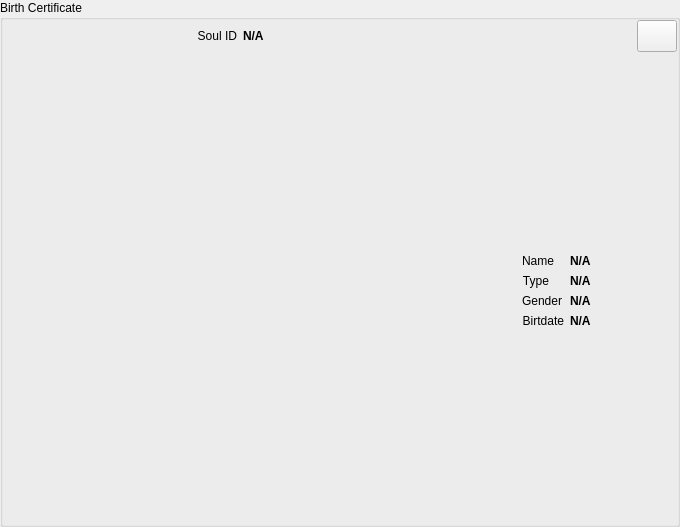
<?xml version="1.0" encoding="UTF-8"?>
<ui version="4.0">
 <class>PortableIDWidget</class>
 <widget class="QWidget" name="PortableIDWidget">
  <property name="geometry">
   <rect>
    <x>0</x>
    <y>0</y>
    <width>680</width>
    <height>527</height>
   </rect>
  </property>
  <property name="sizePolicy">
   <sizepolicy hsizetype="MinimumExpanding" vsizetype="MinimumExpanding">
    <horstretch>0</horstretch>
    <verstretch>0</verstretch>
   </sizepolicy>
  </property>
  <property name="windowTitle">
   <string>Form</string>
  </property>
  <layout class="QVBoxLayout" name="verticalLayout_2">
   <property name="leftMargin">
    <number>0</number>
   </property>
   <property name="topMargin">
    <number>0</number>
   </property>
   <property name="rightMargin">
    <number>0</number>
   </property>
   <property name="bottomMargin">
    <number>0</number>
   </property>
   <item>
    <widget class="QStackedWidget" name="stackedWidget">
     <property name="sizePolicy">
      <sizepolicy hsizetype="MinimumExpanding" vsizetype="MinimumExpanding">
       <horstretch>0</horstretch>
       <verstretch>0</verstretch>
      </sizepolicy>
     </property>
     <property name="currentIndex">
      <number>0</number>
     </property>
     <widget class="QWidget" name="pageCertificate">
      <property name="sizePolicy">
       <sizepolicy hsizetype="MinimumExpanding" vsizetype="MinimumExpanding">
        <horstretch>0</horstretch>
        <verstretch>0</verstretch>
       </sizepolicy>
      </property>
      <layout class="QGridLayout" name="gridLayout">
       <property name="leftMargin">
        <number>0</number>
       </property>
       <property name="topMargin">
        <number>0</number>
       </property>
       <property name="rightMargin">
        <number>0</number>
       </property>
       <property name="bottomMargin">
        <number>0</number>
       </property>
       <property name="spacing">
        <number>0</number>
       </property>
       <item row="0" column="0">
        <widget class="QGroupBox" name="groupBoxBirthCertificate">
         <property name="sizePolicy">
          <sizepolicy hsizetype="Minimum" vsizetype="Minimum">
           <horstretch>0</horstretch>
           <verstretch>0</verstretch>
          </sizepolicy>
         </property>
         <property name="title">
          <string>Birth Certificate</string>
         </property>
         <property name="flat">
          <bool>true</bool>
         </property>
         <property name="checkable">
          <bool>false</bool>
         </property>
         <layout class="QVBoxLayout" name="verticalLayout_3">
          <property name="leftMargin">
           <number>0</number>
          </property>
          <property name="topMargin">
           <number>0</number>
          </property>
          <property name="rightMargin">
           <number>0</number>
          </property>
          <property name="bottomMargin">
           <number>0</number>
          </property>
          <item>
           <layout class="QHBoxLayout" name="horizontalLayout_4">
            <item>
             <spacer name="horizontalSpacer">
              <property name="orientation">
               <enum>Qt::Horizontal</enum>
              </property>
              <property name="sizeHint" stdset="0">
               <size>
                <width>40</width>
                <height>20</height>
               </size>
              </property>
             </spacer>
            </item>
            <item>
             <widget class="QLabel" name="labelIDCaption">
              <property name="sizePolicy">
               <sizepolicy hsizetype="Minimum" vsizetype="Minimum">
                <horstretch>0</horstretch>
                <verstretch>0</verstretch>
               </sizepolicy>
              </property>
              <property name="text">
               <string>Soul ID</string>
              </property>
              <property name="alignment">
               <set>Qt::AlignRight|Qt::AlignTrailing|Qt::AlignVCenter</set>
              </property>
             </widget>
            </item>
            <item>
             <widget class="QLabel" name="labelID">
              <property name="sizePolicy">
               <sizepolicy hsizetype="MinimumExpanding" vsizetype="Minimum">
                <horstretch>0</horstretch>
                <verstretch>0</verstretch>
               </sizepolicy>
              </property>
              <property name="font">
               <font>
                <bold>true</bold>
               </font>
              </property>
              <property name="text">
               <string>N/A</string>
              </property>
              <property name="textInteractionFlags">
               <set>Qt::TextSelectableByMouse</set>
              </property>
             </widget>
            </item>
            <item>
             <spacer name="horizontalSpacer_3">
              <property name="orientation">
               <enum>Qt::Horizontal</enum>
              </property>
              <property name="sizeHint" stdset="0">
               <size>
                <width>40</width>
                <height>20</height>
               </size>
              </property>
             </spacer>
            </item>
            <item>
             <widget class="QPushButton" name="pushButtonToggleView">
              <property name="minimumSize">
               <size>
                <width>32</width>
                <height>32</height>
               </size>
              </property>
              <property name="toolTip">
               <string>View full birth certificate</string>
              </property>
              <property name="text">
               <string/>
              </property>
              <property name="icon">
               <iconset resource="../../libres/resources/icons.qrc">
                <normaloff>:/icons/identity.svg</normaloff>:/icons/identity.svg</iconset>
              </property>
              <property name="checkable">
               <bool>false</bool>
              </property>
             </widget>
            </item>
           </layout>
          </item>
          <item>
           <layout class="QHBoxLayout" name="horizontalLayout_5">
            <item>
             <widget class="IdenticonWidget" name="widgetIdenticon" native="true">
              <property name="sizePolicy">
               <sizepolicy hsizetype="MinimumExpanding" vsizetype="MinimumExpanding">
                <horstretch>0</horstretch>
                <verstretch>0</verstretch>
               </sizepolicy>
              </property>
              <property name="minimumSize">
               <size>
                <width>0</width>
                <height>48</height>
               </size>
              </property>
              <property name="sizeIncrement">
               <size>
                <width>10</width>
                <height>10</height>
               </size>
              </property>
             </widget>
            </item>
            <item>
             <layout class="QHBoxLayout" name="horizontalLayout">
              <item>
               <widget class="QRWidget" name="widgetQR" native="true">
                <property name="sizePolicy">
                 <sizepolicy hsizetype="MinimumExpanding" vsizetype="MinimumExpanding">
                  <horstretch>0</horstretch>
                  <verstretch>0</verstretch>
                 </sizepolicy>
                </property>
                <property name="minimumSize">
                 <size>
                  <width>0</width>
                  <height>48</height>
                 </size>
                </property>
                <property name="sizeIncrement">
                 <size>
                  <width>10</width>
                  <height>10</height>
                 </size>
                </property>
               </widget>
              </item>
              <item>
               <widget class="QWidget" name="widgetData" native="true">
                <property name="sizePolicy">
                 <sizepolicy hsizetype="MinimumExpanding" vsizetype="MinimumExpanding">
                  <horstretch>0</horstretch>
                  <verstretch>0</verstretch>
                 </sizepolicy>
                </property>
                <property name="minimumSize">
                 <size>
                  <width>20</width>
                  <height>0</height>
                 </size>
                </property>
                <layout class="QFormLayout" name="formLayout">
                 <property name="formAlignment">
                  <set>Qt::AlignLeading|Qt::AlignLeft|Qt::AlignVCenter</set>
                 </property>
                 <item row="0" column="0">
                  <widget class="QLabel" name="labelNameCaption">
                   <property name="text">
                    <string>Name</string>
                   </property>
                   <property name="alignment">
                    <set>Qt::AlignRight|Qt::AlignTrailing|Qt::AlignVCenter</set>
                   </property>
                  </widget>
                 </item>
                 <item row="0" column="1">
                  <widget class="QLabel" name="labelName">
                   <property name="sizePolicy">
                    <sizepolicy hsizetype="MinimumExpanding" vsizetype="Minimum">
                     <horstretch>0</horstretch>
                     <verstretch>0</verstretch>
                    </sizepolicy>
                   </property>
                   <property name="font">
                    <font>
                     <bold>true</bold>
                    </font>
                   </property>
                   <property name="text">
                    <string>N/A</string>
                   </property>
                   <property name="textInteractionFlags">
                    <set>Qt::TextSelectableByMouse</set>
                   </property>
                  </widget>
                 </item>
                 <item row="1" column="0">
                  <widget class="QLabel" name="labelTypeCaption">
                   <property name="sizePolicy">
                    <sizepolicy hsizetype="Minimum" vsizetype="Minimum">
                     <horstretch>0</horstretch>
                     <verstretch>0</verstretch>
                    </sizepolicy>
                   </property>
                   <property name="text">
                    <string>Type</string>
                   </property>
                   <property name="alignment">
                    <set>Qt::AlignRight|Qt::AlignTrailing|Qt::AlignVCenter</set>
                   </property>
                  </widget>
                 </item>
                 <item row="1" column="1">
                  <widget class="QLabel" name="labelType">
                   <property name="sizePolicy">
                    <sizepolicy hsizetype="MinimumExpanding" vsizetype="Minimum">
                     <horstretch>0</horstretch>
                     <verstretch>0</verstretch>
                    </sizepolicy>
                   </property>
                   <property name="font">
                    <font>
                     <bold>true</bold>
                    </font>
                   </property>
                   <property name="text">
                    <string>N/A</string>
                   </property>
                   <property name="textInteractionFlags">
                    <set>Qt::TextSelectableByMouse</set>
                   </property>
                  </widget>
                 </item>
                 <item row="2" column="0">
                  <widget class="QLabel" name="labelGenderCaption">
                   <property name="sizePolicy">
                    <sizepolicy hsizetype="Minimum" vsizetype="Minimum">
                     <horstretch>0</horstretch>
                     <verstretch>0</verstretch>
                    </sizepolicy>
                   </property>
                   <property name="text">
                    <string>Gender</string>
                   </property>
                   <property name="alignment">
                    <set>Qt::AlignRight|Qt::AlignTrailing|Qt::AlignVCenter</set>
                   </property>
                  </widget>
                 </item>
                 <item row="2" column="1">
                  <widget class="QLabel" name="labelGender">
                   <property name="sizePolicy">
                    <sizepolicy hsizetype="MinimumExpanding" vsizetype="Minimum">
                     <horstretch>0</horstretch>
                     <verstretch>0</verstretch>
                    </sizepolicy>
                   </property>
                   <property name="font">
                    <font>
                     <bold>true</bold>
                    </font>
                   </property>
                   <property name="text">
                    <string>N/A</string>
                   </property>
                   <property name="textInteractionFlags">
                    <set>Qt::TextSelectableByMouse</set>
                   </property>
                  </widget>
                 </item>
                 <item row="3" column="0">
                  <widget class="QLabel" name="labelBirthdateCaption">
                   <property name="text">
                    <string>Birtdate</string>
                   </property>
                   <property name="alignment">
                    <set>Qt::AlignRight|Qt::AlignTrailing|Qt::AlignVCenter</set>
                   </property>
                  </widget>
                 </item>
                 <item row="3" column="1">
                  <widget class="QLabel" name="labelBirthdate">
                   <property name="sizePolicy">
                    <sizepolicy hsizetype="MinimumExpanding" vsizetype="Minimum">
                     <horstretch>0</horstretch>
                     <verstretch>0</verstretch>
                    </sizepolicy>
                   </property>
                   <property name="font">
                    <font>
                     <bold>true</bold>
                    </font>
                   </property>
                   <property name="text">
                    <string>N/A</string>
                   </property>
                   <property name="textInteractionFlags">
                    <set>Qt::TextSelectableByMouse</set>
                   </property>
                  </widget>
                 </item>
                </layout>
               </widget>
              </item>
             </layout>
            </item>
           </layout>
          </item>
         </layout>
        </widget>
       </item>
      </layout>
     </widget>
     <widget class="QWidget" name="pageNameplate">
      <property name="sizePolicy">
       <sizepolicy hsizetype="MinimumExpanding" vsizetype="MinimumExpanding">
        <horstretch>0</horstretch>
        <verstretch>0</verstretch>
       </sizepolicy>
      </property>
      <layout class="QVBoxLayout" name="verticalLayout">
       <item>
        <layout class="QHBoxLayout" name="horizontalLayout_3">
         <item>
          <spacer name="horizontalSpacer_2">
           <property name="orientation">
            <enum>Qt::Horizontal</enum>
           </property>
           <property name="sizeHint" stdset="0">
            <size>
             <width>40</width>
             <height>20</height>
            </size>
           </property>
          </spacer>
         </item>
         <item>
          <widget class="QPushButton" name="pushButtonToggleViewNameplate">
           <property name="minimumSize">
            <size>
             <width>32</width>
             <height>32</height>
            </size>
           </property>
           <property name="toolTip">
            <string>View full birth certificate</string>
           </property>
           <property name="text">
            <string/>
           </property>
           <property name="icon">
            <iconset resource="../../libres/resources/icons.qrc">
             <normaloff>:/icons/identity.svg</normaloff>:/icons/identity.svg</iconset>
           </property>
           <property name="checkable">
            <bool>false</bool>
           </property>
          </widget>
         </item>
        </layout>
       </item>
       <item>
        <layout class="QHBoxLayout" name="horizontalLayout_2">
         <item>
          <widget class="IdenticonWidget" name="widgetBadgeIdenticon" native="true">
           <property name="sizePolicy">
            <sizepolicy hsizetype="MinimumExpanding" vsizetype="MinimumExpanding">
             <horstretch>0</horstretch>
             <verstretch>0</verstretch>
            </sizepolicy>
           </property>
           <property name="minimumSize">
            <size>
             <width>0</width>
             <height>128</height>
            </size>
           </property>
           <property name="sizeIncrement">
            <size>
             <width>10</width>
             <height>10</height>
            </size>
           </property>
          </widget>
         </item>
         <item>
          <widget class="QLabel" name="labelBadgeName">
           <property name="sizePolicy">
            <sizepolicy hsizetype="MinimumExpanding" vsizetype="MinimumExpanding">
             <horstretch>0</horstretch>
             <verstretch>0</verstretch>
            </sizepolicy>
           </property>
           <property name="font">
            <font>
             <pointsize>20</pointsize>
             <bold>true</bold>
            </font>
           </property>
           <property name="text">
            <string>N/A</string>
           </property>
          </widget>
         </item>
        </layout>
       </item>
      </layout>
     </widget>
    </widget>
   </item>
  </layout>
 </widget>
 <customwidgets>
  <customwidget>
   <class>IdenticonWidget</class>
   <extends>QWidget</extends>
   <header location="global">identity/IdenticonWidget.hpp</header>
   <container>1</container>
  </customwidget>
  <customwidget>
   <class>QRWidget</class>
   <extends>QWidget</extends>
   <header location="global">qr/QRWidget.hpp</header>
   <container>1</container>
  </customwidget>
 </customwidgets>
 <resources>
  <include location="../../libres/resources/icons.qrc"/>
 </resources>
 <connections/>
</ui>
